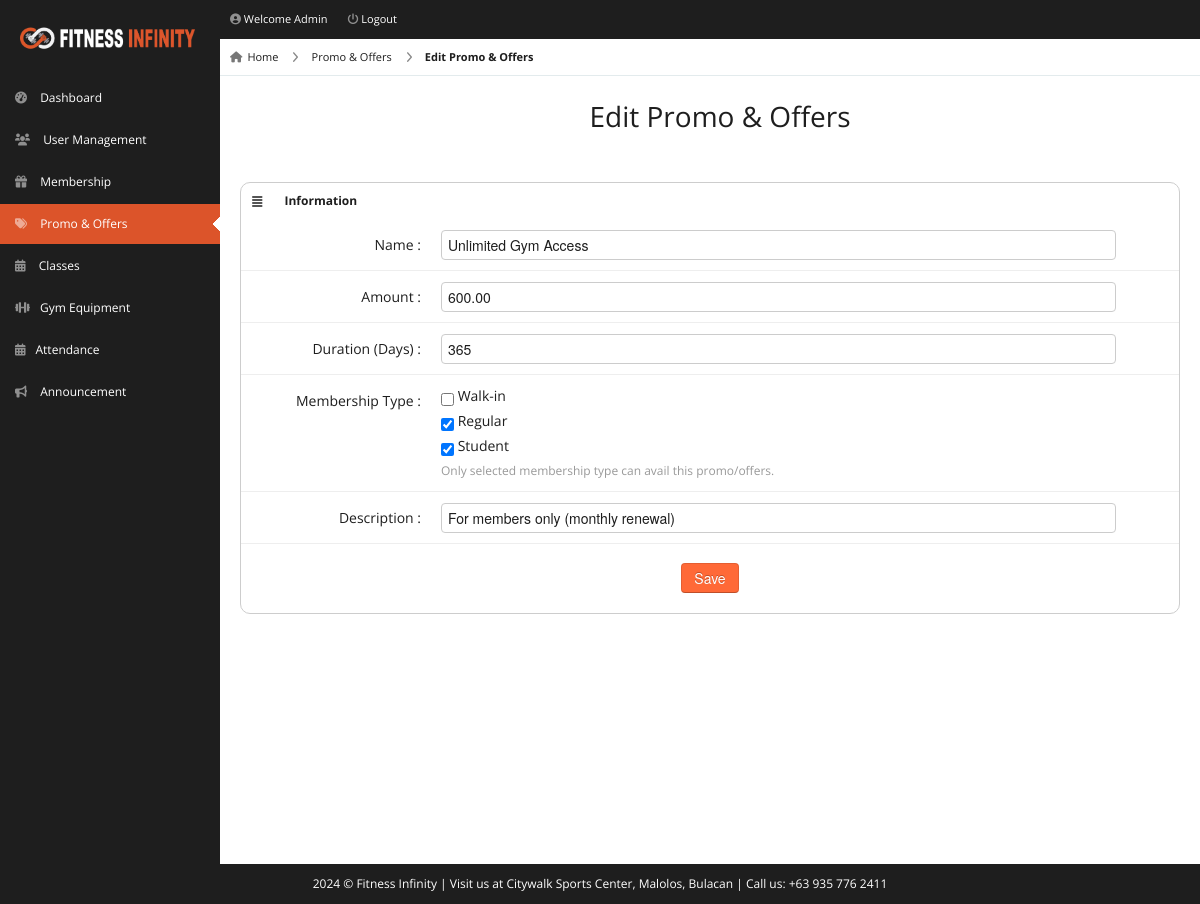
Page /pages/admin/edit-promo-offers-form.php?id=13 (signed in) on the committed database.
### tables this page shows
CREATE TABLE `offers` (
  `id` int(11) NOT NULL,
  `name` varchar(100) NOT NULL,
  `amount` decimal(10,2) NOT NULL,
  `duration` varchar(100) NOT NULL,
  `description` varchar(150) DEFAULT NULL,
  `type` varchar(50) DEFAULT NULL
);

### pages/admin/edit-promo-offers-form.php (the view, shortened to what this page needs)
<!DOCTYPE html>
<html lang="en">
<head>
    <link rel="stylesheet" href="../../css/bootstrap.min.css" />
    <link rel="stylesheet" href="../../css/bootstrap-responsive.min.css" />
    <link rel="stylesheet" href="../../css/fullcalendar.css" />
    <link rel="stylesheet" href="../../css/matrix-style.css" />
    <link rel="stylesheet" href="../../css/matrix-media.css" />
    <link rel="stylesheet" href="../../css/jquery.gritter.css" />
    <link rel="stylesheet" href="https://cdnjs.cloudflare.com/ajax/libs/font-awesome/6.0.0/css/all.min.css">
</head>
<body>
    <div id="header">
        <h1><a href="dashboard.html">Fitness Infinity Gym Admin</a></h1>
    </div>
    <?php include 'includes/topheader.php' ?>
    <?php $page = 'promo-offers';
    include 'includes/sidebar.php' ?>
    <?php
    include 'dbcon.php';
    $id = $_GET['id'];
    $qry = "select * from offers where id='$id'";
    $result = mysqli_query($con, $qry);
    while ($row = mysqli_fetch_array($result)) {
        $selectedTypes = explode(',', $row['type']);
        ?>
        <div id="content">
            <div id="content-header">
                <div id="breadcrumb">
                    <a href="index.php" title="Go to Home" class="tip-bottom"><i class="fas fa-home"></i>Home</a>
                    <a href="promo-offers.php" class="tip-bottom">Promo & Offers</a> <a href="#" class="current">Edit Promo
                        & Offers</a>
                </div>
                <h1 class="text-center">Edit Promo & Offers</h1>
            </div>
            <div class="container-fluid">
                <div class="row-fluid">
                    <div class="span12">
                        <div class="widget-box widget-box-bordered">
                            <div class="widget-title"> <span class="icon"> <i class="fas fa-align-justify"></i> </span>
                                <h5>Information</h5>
                            </div>
                            <div class="widget-content nopadding">
                                <form action="edit-promo-offers-req.php" method="POST" class="form-horizontal">
                                    <div class="control-group">
                                        <label class="control-label">Name :</label>
                                        <div class="controls">
                                            <input type="text" class="span11" name="name" minlength="3" required
                                                value='<?php echo $row['name']; ?>' />
                                        </div>
                                    </div>
                                    <div class="control-group">
                                        <label class="control-label">Amount :</label>
                                        <div class="controls">
                                            <input type="number" min="0" step="0.01" class="span11" name="amount" required
                                                value='<?php echo $row['amount']; ?>' />
                                        </div>
                                    </div>
                                    <div class="control-group">
                                        <label class="control-label">Duration (Days) :</label>
                                        <div class="controls">
                                            <input type="number" class="span11" name="duration" required min="0"
                                                value='<?php echo $row['duration']; ?>' />
                                        </div>
                                    </div>
                                    <div class="control-group">
                                        <label class="control-label">Membership Type :</label>
                                        <div class="controls">
                                        <label>
                                            <input type="checkbox" name="type[]" value="Walk-in"
                                            <?php if (in_array('Walk-in', $selectedTypes)) echo 'checked'; ?>>
                                            Walk-in
                                        </label>
                                        <label>
                                            <input type="checkbox" name="type[]" value="Regular"
                                            <?php if (in_array('Regular', $selectedTypes)) echo 'checked'; ?>>
                                            Regular
                                        </label>
                                        <label>
                                            <input type="checkbox" name="type[]" value="Student"
                                            <?php if (in_array('Student', $selectedTypes)) echo 'checked'; ?>>
                                            Student
                                        </label>
                                        <span class="help-block">Only selected membership type can avail this promo/offers.</span>
                                        </div>
                                    </div>
                                    <div class="control-group">
                                        <label class="control-label">Description :</label>
                                        <div class="controls">
                                            <input type="text" class="span11" name="description"
                                                value='<?php echo $row['description']; ?>' />
                                        </div>
                                    </div>
                                    <div class="form-actions text-center">
                                        <button type="submit" class="btn btn-primary">Save</button>
                                    </div>
                                </form>
                            </div>
                        </div>
                    </div>
                    <?php
    }
    ?>
            </div>
        </div>
    </div>
    <div class="row-fluid">
    <div id="footer" class="span12"> <?php echo date("Y"); ?> &copy; Fitness Infinity | Visit us at Citywalk Sports
        Center, Malolos, Bulacan | Call us: +63 935 776 2411</a> </div>
    </div>
</body>
</html>

### css/matrix-style.css (style rules this page uses)
* { outline: none !important; -moz-outline: none !important; }
html, body { height: 100%; }
body { overflow-x: hidden; margin-top: -10px; font-family: "Open Sans", sans-serif; font-size: 12px; color: #1e1e1e; }
a { color: #666; }
select, textarea, input[type="text"], input[type="password"], input[type="datetime"], input[type="datetime-local"], input[type="date"], input[type="month"], input[type="time"], input[type="week"], input[type="number"], input[type="email"], input[type="url"], input[type="search"], input[type="tel"], input[type="color"], .uneditable-input, .label, .dropdown-menu, .btn, .well, .progress, .table-bordered, .btn-group>.btn:first-child, .btn-group>.btn:last-child, .btn-group>.btn:last-child, .btn-group>.dropdown-toggle, .alert { border-radius: 4px; }
.btn, textarea, input[type="text"], input[type="password"], input[type="datetime"], input[type="datetime-local"], input[type="date"], input[type="month"], input[type="time"], input[type="week"], input[type="number"], input[type="email"], input[type="url"], input[type="search"], input[type="tel"], input[type="color"], .uneditable-input { box-shadow: none; }
.progress, .progress-success .bar, .progress .bar-success, .progress-warning .bar, .progress .bar-warning, .progress-danger .bar, .progress .bar-danger, .progress-info .bar, .progress .bar-info, .btn, .btn-primary { background-image: none; }
.form-horizontal .form-actions { padding-left: 20px; }
#footer { padding: 10px; text-align: center; }
#header { height: 77px; position: relative; width: 100%; z-index: -9; }
#header h1 { background: url("../img/logo.png") no-repeat scroll 0 0 transparent; background-size: contain; height: 31px; left: 20px; line-height: 600px; overflow: hidden; position: relative; top: 26px; width: 175px; }
#header h1 a { display: block; }
#content { background: none repeat scroll 0 0 #fff; margin-left: 220px; margin-right: 0; padding-bottom: 25px; position: relative; min-height: 100%; width: auto; }
#content-header { position: abslute; width: 100%; margin-top: -38px; z-index: 20; }
#content-header h1 { color: #1e1e1e; font-size: 28px; font-weight: normal; float: none; text-shadow: 0 1px 0 #ffffff; margin-left: 20px; position: relative; }
#content-header h1, #content-header .btn-group { margin-top: 20px; }
.container-fluid .row-fluid:first-child { margin-top: 20px; }
#breadcrumb { background-color: #fff; border-bottom: 1px solid #e3ebed; }
#breadcrumb a { padding: 8px 20px 8px 10px; display: inline-block; background-image: url("../img/breadcrumb.png"); background-position: center right; background-repeat: no-repeat; font-size: 11px; color: #1e1e1e; }
#breadcrumb a:last-child { background-image: none; }
#breadcrumb a.current { font-weight: bold; color: #1e1e1e; }
#breadcrumb a i { margin-right: 5px; opacity: 0.6; }
.widget-box { background: none repeat scroll 0 0 #fff; border-radius: 10px; clear: both; margin-top: 16px; margin-bottom: 16px; position: relative; }
.widget-box-bordered { border: 1px solid #cdcdcd; }
.widget-title, .modal-header, .table th, div.dataTables_wrapper .ui-widget-header { height: 36px; }
.widget-title span.icon { padding: 9px 10px 7px 11px; float: left; }
.widget-title h5 { color: #1e1e1e; float: left; font-size: 12px; font-weight: bold; padding: 12px; line-height: 12px; margin: 0; }
.widget-content { padding: 15px; }
.nopadding { padding: 0 !important; }
form { margin-bottom: 0; }
.form-horizontal .control-group { border-top: 1px solid #ffffff; border-bottom: 1px solid #eeeeee; margin-bottom: 0; }
.form-horizontal .control-label { padding-top: 15px; width: 180px; }
.form-horizontal .controls { margin-left: 200px; padding: 10px 0; }
.form-horizontal .form-actions { margin-top: 0; margin-bottom: 0; }
.help-block, .help-inline { color: #999999; }
#footer { color: #fff; }

### css/matrix-media.css (style rules this page uses)
body { background: #1e1e1e; }
#header { background-color: #1e1e1e; margin-top: 10px; }

### rows in the picture
offers: name "Unlimited Gym Access", amount "600.00", duration "365", type "☑", description "For members only (monthly renewal)"
